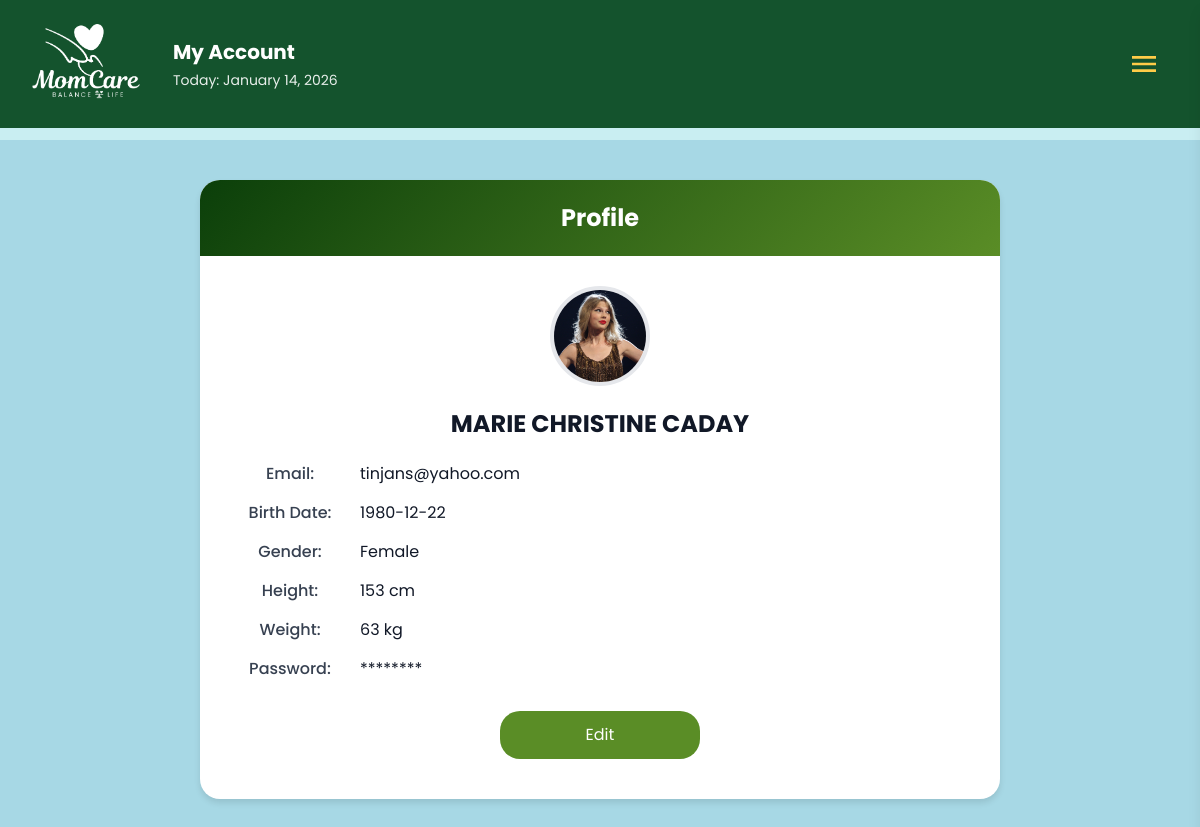
Before: /profile/5 (signed in) with the older database file.
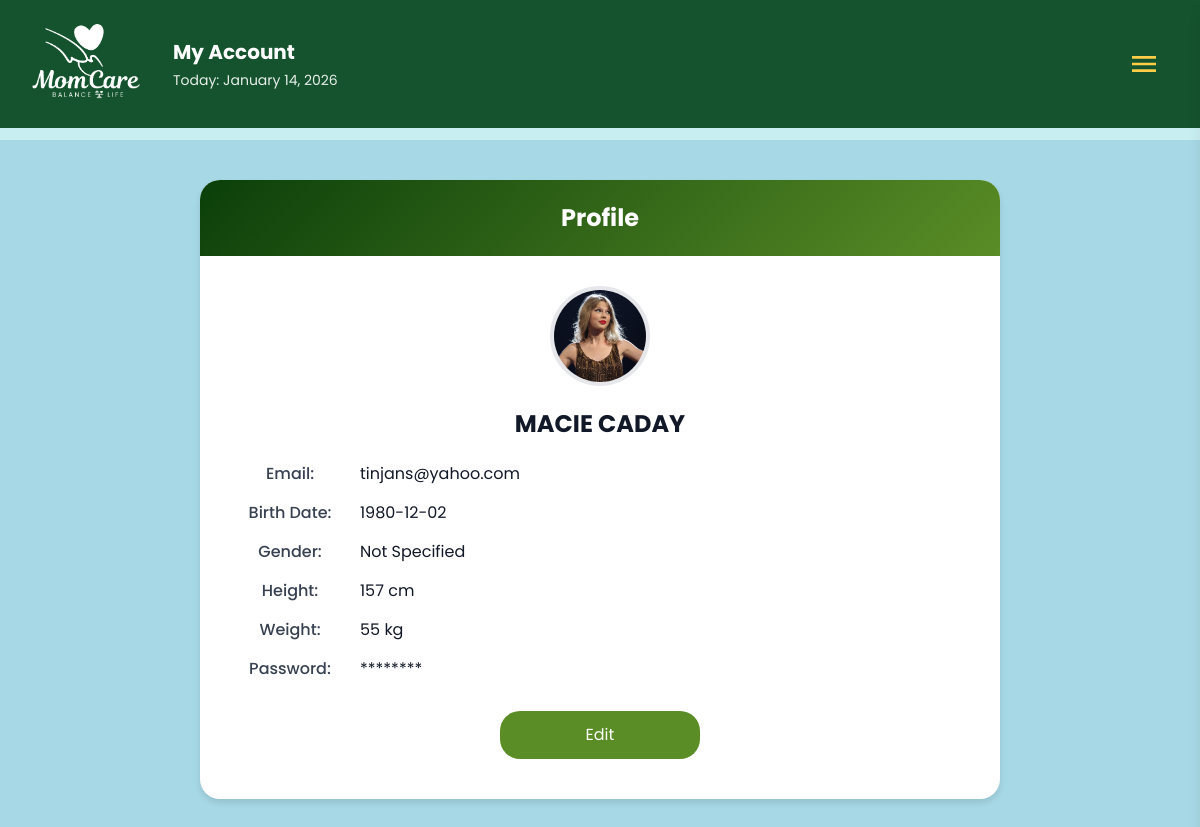
After: the same page with the newer database file.
### tables this page shows
CREATE TABLE users (
            id INTEGER PRIMARY KEY AUTOINCREMENT,
            first TEXT NOT NULL,
            last TEXT NOT NULL,
            email TEXT NOT NULL UNIQUE,
            birthdate TEXT,
            password_hash TEXT NOT NULL,
            security_question TEXT,
            security_answer TEXT
        , gender TEXT, height TEXT, weight TEXT, profile_picture TEXT DEFAULT '');

### app.py (the view)
@app.route('/profile/<int:user_id>')
def profile(user_id):
   user_email = session.get('user_email')
   if not user_email:
       flash('Please sign in to view your profile.')
       return redirect(url_for('index'))
   conn = get_db()
   cur = conn.cursor()
   cur.execute('SELECT * FROM users WHERE id = ?', (user_id,))
   user_row = cur.fetchone()
   conn.close()
   if not user_row:
       flash('User not found.')
       return redirect(url_for('dashboard'))
   if user_row['email'] != user_email:
       flash('Unauthorized access.')
       return redirect(url_for('dashboard'))
   user = dict(user_row)
   user['password_display'] = '********'
   user['first_name'] = user['first']
   user['last_name'] = user['last']
   user['birthdate_display'] = user['birthdate']
   user['gender'] = user.get('gender', 'Not Specified')
   user['height_display'] = user.get('height', '0')
   user['weight_display'] = user.get('weight', '0')
   first = session.get('user_first')
   today = datetime.now().strftime('%B %d, %Y')
   profile_picture = user_row['profile_picture'] if user_row and 'profile_picture' in user_row else None
   if profile_picture:
       user['profile_pic_url'] = url_for('static', filename=profile_picture)
   else:
       images_dir = Path(__file__).parent / 'static' / 'images'
       profile_filename = f"user_{user_id}_profile.jpg"
       if (images_dir / profile_filename).exists():
           user['profile_pic_url'] = url_for('static', filename=f'images/{profile_filename}')
       else:
           user['profile_pic_url'] = None
   return render_template('profile.html', user=user, first=first, today=today)

### app.py (called while the page is built)
def get_db() -> Connection:
   conn = sqlite3.connect(DB_PATH, timeout=30)
   conn.row_factory = sqlite3.Row
   try:
       conn.execute('PRAGMA journal_mode=WAL;')
       conn.execute('PRAGMA synchronous=NORMAL;')
       conn.execute('PRAGMA foreign_keys=ON;')
   except Exception:
       pass
   return conn

### templates/profile.html (shortened to what this page needs)
<!DOCTYPE html>
<html lang="en">
<head>
    <script src="https://cdn.tailwindcss.com"></script>
    <link rel="stylesheet" href="https://cdnjs.cloudflare.com/ajax/libs/font-awesome/6.0.0-beta3/css/all.min.css">
</head>
<body class="bg-[#a7d8e5] font-['Poppins']">
    {% include 'navbar.html' %}
    <div class="profile-container">
        <div class="profile-header">Profile</div>
        <div class="profile-content">
            <div class="profile-photo">
                <img src="{% if user.profile_pic_url %}{{ user.profile_pic_url }}{% else %}{{ url_for('static', filename='images/default-avatar.png') }}{% endif %}" alt="Profile Picture">
            </div>
            <div class="name">{{ user.first_name }} {{ user.last_name }}</div>
            <div class="detail-row">
                <label>Email:</label>
                <div class="value">{{ user.email }}</div>
            </div>
            <div class="detail-row">
                <label>Birth Date:</label>
                <div class="value">{{ user.birthdate_display }}</div>
            </div>
            <div class="detail-row">
                <label>Gender:</label>
                <div class="value">{{ user.gender }}</div>
            </div>
            <div class="detail-row">
                <label>Height:</label>
                <div class="value">{{ user.height_display }} cm</div>
            </div>
            <div class="detail-row">
                <label>Weight:</label>
                <div class="value">{{ user.weight_display }} kg</div>
            </div>
            <div class="detail-row">
                <label>Password:</label>
                <div class="value">{{ user.password_display }}</div>
            </div>
            <a href="{{ url_for('edit_profile', user_id=user['id']) }}" class="no-underline">
                <button type="button" class="edit-btn">Edit</button>
            </a>
        </div>
    </div>
</body>
</html>

### templates/navbar.html (shortened to what this page needs)
<header class="bg-green-900 text-white">
    <div class="max-w-7xl m-auto px-6 py-6">
        <div class="flex items-center justify-between relative">
            {% if request.endpoint == 'profile' %}
            <div class="flex items-center gap-6">
                <img src="{{ url_for('static', filename='images/momcare_logo_white.png') }}" alt="MomCare"
                    class="h-20 w-auto" />
                <div>
                    <h1 class="text-l lg:text-xl font-bold">My Account</h1>
                    <p class="mt-1 text-sm opacity-90">Today: <span id="currentDateDisplay">{{ today or ''
                            }}</span></p>
                </div>
            </div>
            {% endif %}
      <button id="menu-toggle" class="p-3 md:p-2 rounded-md mr-2 focus:outline-none"
        aria-label="Open menu" aria-expanded="false" aria-controls="menu-list">
        <svg class="h-8 w-8 text-[#ffcc48]" xmlns="http://www.w3.org/2000/svg" fill="currentColor" viewBox="0 0 24 24">
          <path d="M3 6h18v2H3zM3 11h18v2H3zM3 16h18v2H3z" />
        </svg>
      </button>
    </div>
  </div>
</header>
<div class="h-3 bg-[#c9eef2]"></div>

### templates/profile.html (style rules this page uses)
.profile-container { width: 90%; max-width: 800px; background: white; margin: 40px auto; border-radius: 20px; overflow: hidden; box-shadow: 0 4px 6px rgba(0, 0, 0, 0.1); }
.profile-header { background: linear-gradient(135deg, #0b3f0a, #5a8d26); color: white; padding: 20px; text-align: center; font-size: 24px; font-weight: bold; }
.profile-content { padding: 30px; text-align: center; }
.detail-row { margin-bottom: 15px; display: flex; align-items: center; gap: 10px; }
.detail-row label { font-weight: 500; color: #374151; min-width: 120px; }
.detail-row .value { font-weight: 400; color: #111827; }
.profile-photo { display: flex; justify-content: center; margin-bottom: 20px; }
.profile-photo img { width: 100px; height: 100px; border-radius: 50%; object-fit: cover; border: 4px solid #e5e7eb; }
.name { font-size: 24px; font-weight: bold; text-align: center; color: #111827; margin-bottom: 20px; }
.edit-btn { display: block; width: 200px; text-align: center; margin: 30px auto 10px; background: #5a8d26; padding: 12px 0; border-radius: 20px; color: white; font-size: 16px; cursor: pointer; border: none; transition: background 0.3s; }

Changed rows visible on the page:
changed users "CADAY": first_name "MARIE CHRISTINE" → "MACIE"; birthdate_display "1980-12-22" → "1980-12-02"; gender "Female" → "Not Specified"; height_display "153" → "157"; weight_display "63" → "55"
